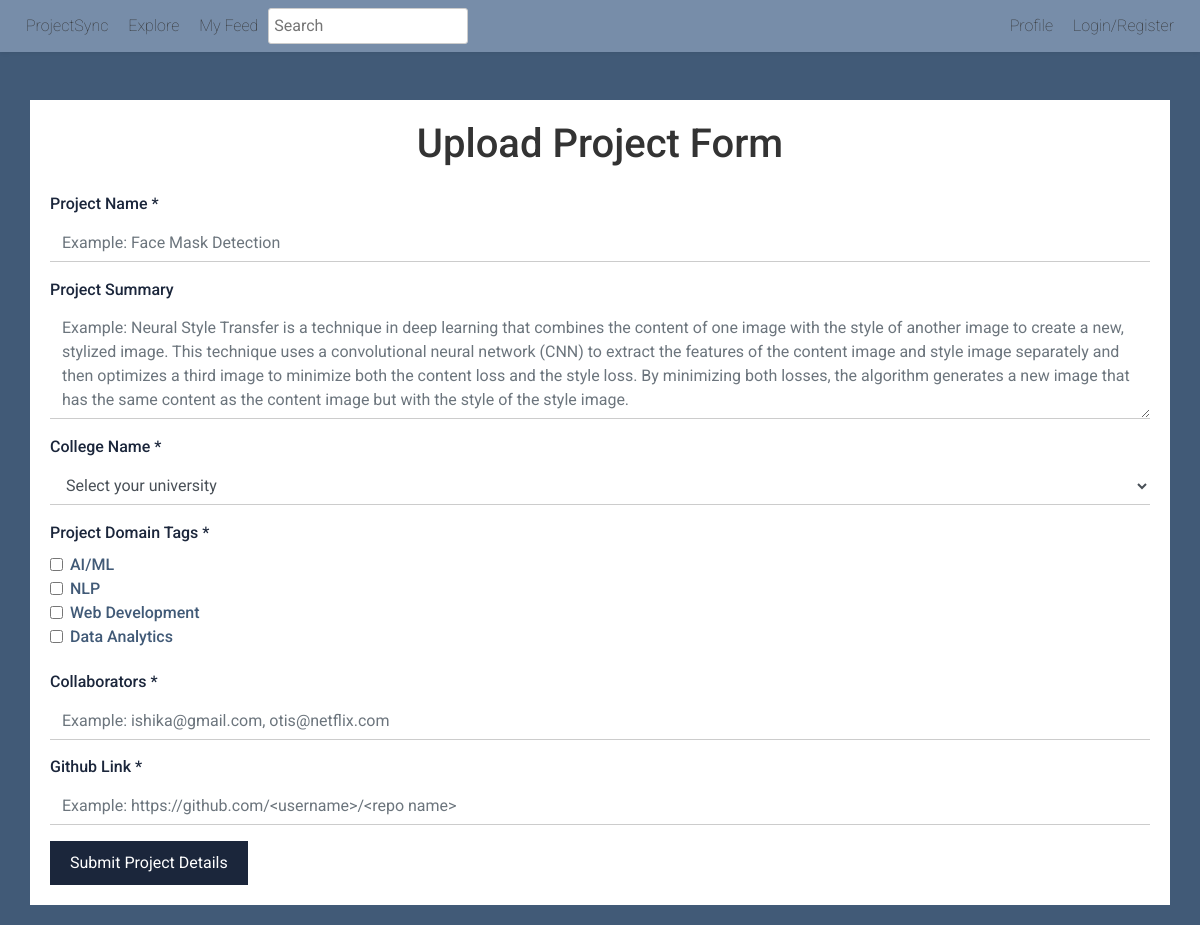
Page /uploadProjects/ on the committed database.
### mainapp/models.py (models this page shows, shortened)
class Tags(models.Model):
    name = models.CharField(max_length=30,default=None)

### mainapp/views.py (the view)
# urls.py: path('uploadProjects/',views.uploadProjects, name="uploadProjects"),
def uploadProjects(request):
    if request.method=='POST':
        title = request.POST['project_title']
        project_summary = request.POST['project_summary']
        uni_name = request.POST['uni_name']
        domain_tags = request.POST.getlist('tags')
        collaborator_list = request.POST.get('collaborator_list')
        github_link = request.POST['github_link']
        print(collaborator_list)
        university = University.objects.get(name=uni_name)
        tags = Tags.objects.filter(name__in=domain_tags)
        contributors = Student.objects.filter(user__email__in=collaborator_list.split(','))
        plagiarism_score = 0 # Fetch using API
        project_obj = Project(name=title, univ=university, summary=project_summary, url=github_link, plag_score=plagiarism_score)
        project_obj.save()
        project_obj.tags.set(tags)
        project_obj.contributors.set(contributors)
        return redirect('explore')
    else:
        domain_tags = Tags.objects.all()
        universities = University.objects.all()
        students = Student.objects.all()
        student_emails = ','.join([student.user.email for student in students])
        return render(request, 'uploadForm.html', {'domain_tags': domain_tags, 'universities': universities, 'student_list': student_emails})

### templates/uploadForm.html (shortened to what this page needs)
{% extends "base.html" %}
{% block content %}
{% load static %}
    <link href="https://maxcdn.bootstrapcdn.com/bootstrap/4.5.2/css/bootstrap.min.css" rel="stylesheet">
    <div class="container mt-5">
        <h1 class="mb-4">Upload Project Form</h1>
        <form id="uploadForm" method="POST">
            <div class="form-group">
                <label for="projectName">Project Name *</label>
                <input type="text" class="form-control" id="projectName"  placeholder="Example: Face Mask Detection" name="project_title" required>
            </div>
            <div class="form-group">
                <label for="projectSummary">Project Summary</label>
                <textarea class="form-control" id="projectSummary" rows="4" name="project_summary" placeholder="Example: Neural Style Transfer is a technique in deep learning that combines the content of one image with the style of another image to create a new, stylized image. This technique uses a convolutional neural network (CNN) to extract the features of the content image and style image separately and then optimizes a third image to minimize both the content loss and the style loss. By minimizing both losses, the algorithm generates a new image that has the same content as the content image but with the style of the style image.
                "></textarea>
            </div>
            <div class="form-group">
                <label for="collegeName">College Name *</label>
                <select class="form-control" id="collegeName" name="uni_name" placeholder="Select your university" required>
                    <option disabled selected value="">Select your university</option>
                </select>
            </div>
            <div class="form-group">
                <label>Project Domain Tags *</label>
                <div id="tagCheckboxes">
                    {% for tag in domain_tags %}
                    <div class="form-check">
                        <input type="checkbox" class="form-check-input" id="{{tag.name}}" value="{{tag.name}}" name="tags">
                        <label class="form-check-label" for="{{tag.name}}">{{tag.name}}</label>
                    </div>
                    {% endfor %}
                </div>
            </div>
            <div class="collaborator-input-wrapper">
                <label>Collaborators *</label>
                <input type="text" class="form-control" id="projectCollaborators" placeholder="Example: ishika@gmail.com, otis@netflix.com" oninput="searchCollaborators()">
            </div>
            <div class="form-group">
                <label for="githubLink">Github Link *</label>
                <input type="text" class="form-control" name="github_link" id="githubLink"  placeholder="Example: https://github.com/<username>/<repo name>" required>
            </div>
            <button type="submit" class="btn btn-submit">Submit Project Details</button>
        </form>
    </div>
        {% endblock %}

### templates/uploadForm.html (style rules this page uses)
body { font-family: 'Roboto', sans-serif; font-weight: 50; color: #1B263B; background-color: #415A77; }
.container { background-color: #ffffff; padding: 20px; margin-bottom: 20px; }
h1 { text-align: center; color: #333; }
label { font-weight: 500; }
.form-check-label { color: #415A77; }
.form-control { border: none; border-bottom: 1px solid #ccc; border-radius: 0; transition: border-color 0.3s, box-shadow 0.3s; }
.btn-submit { background-color: #1B263B; color: #fff; border: none; border-radius: 0; padding: 10px 20px; transition: background-color 0.3s; }
.collaborator-input-wrapper { position: relative; width: 100%; }

### rows in the picture
Tags: name "AI/ML"
Tags: name "NLP"
Tags: name "Web Development"
Tags: name "Data Analytics"
